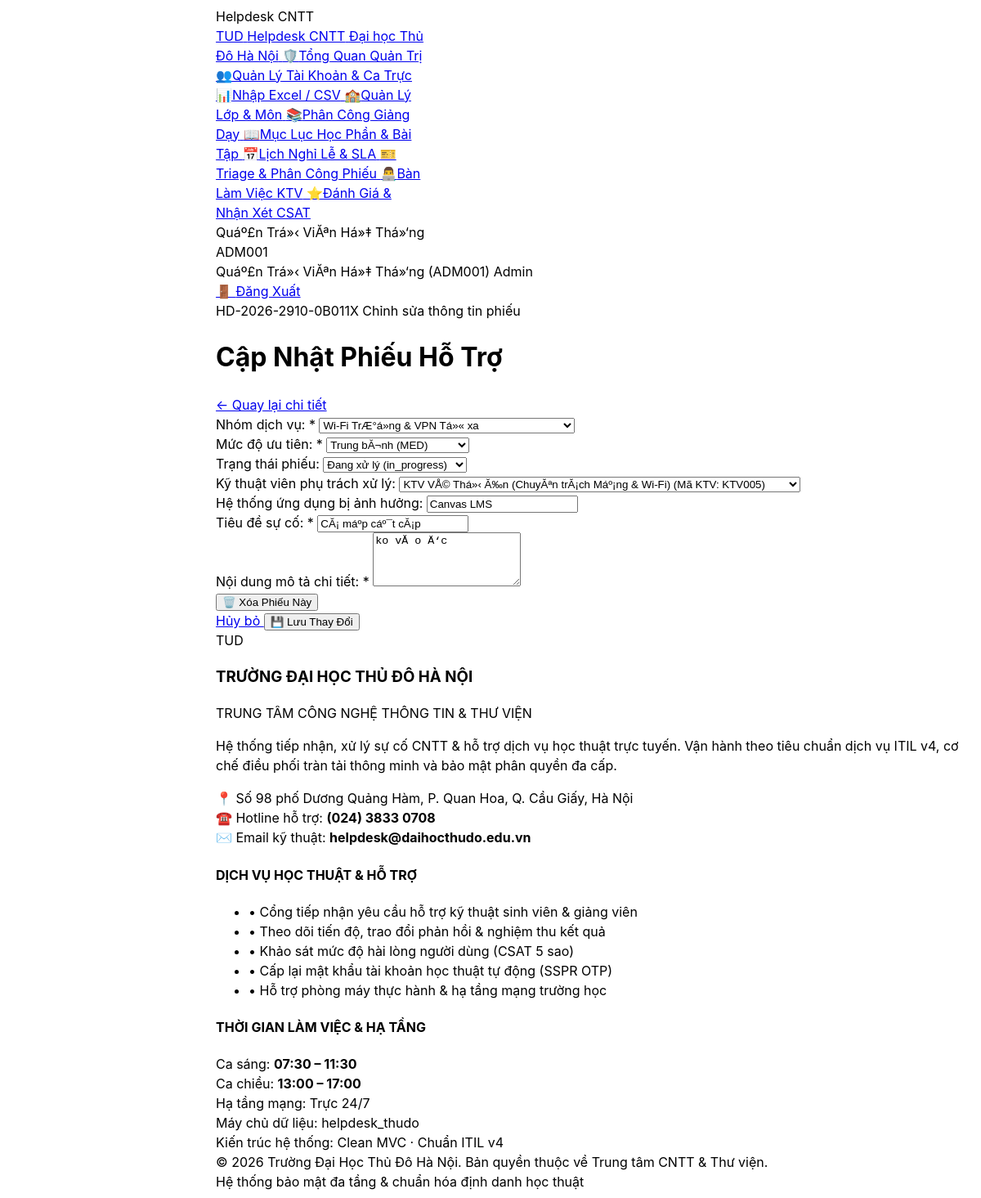
The page /tickets/edit.php?id=12 (signed in) on the database as committed earlier.
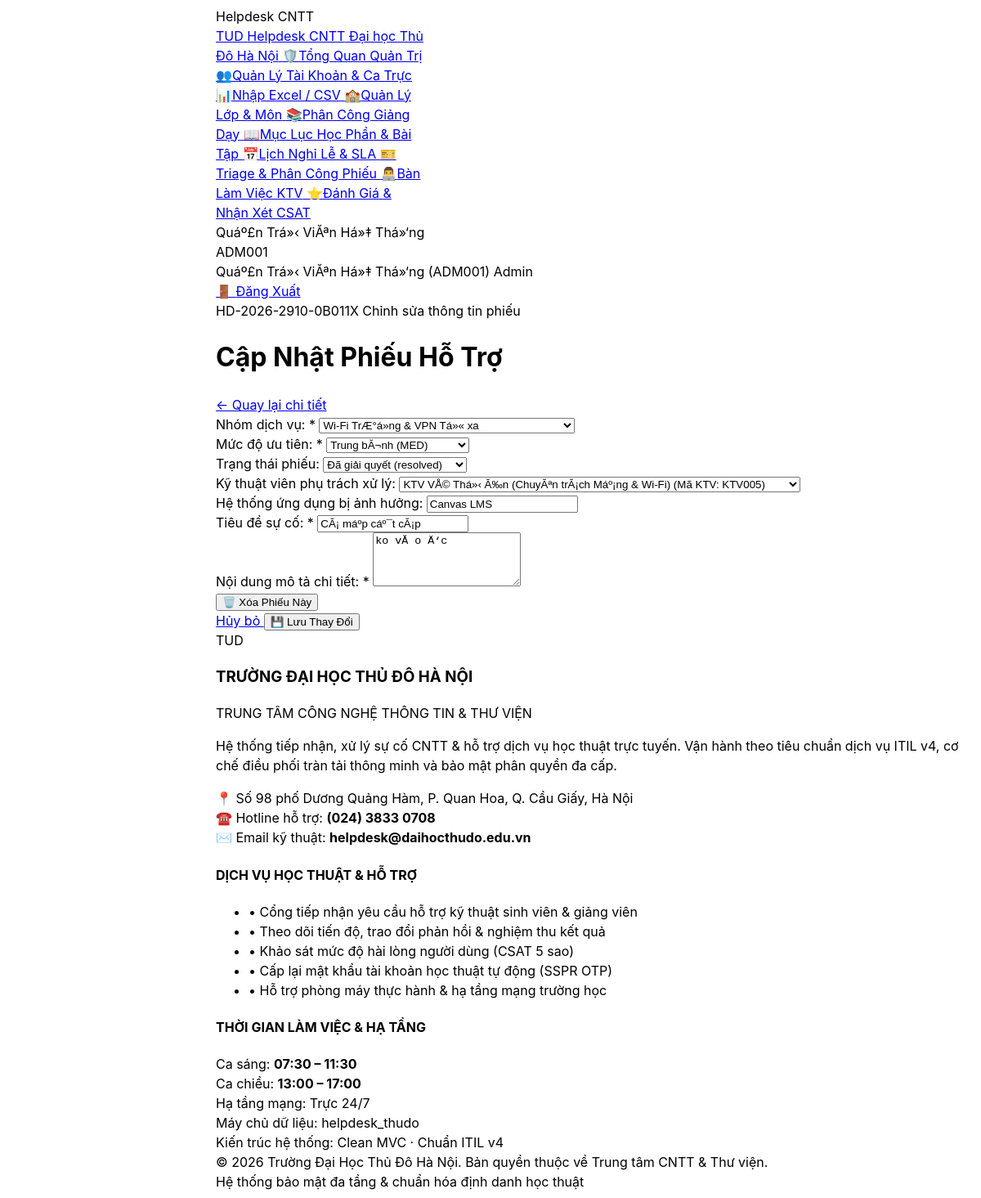
The same page on the database as committed later.
### tables this page shows
CREATE TABLE `tickets` (
  `id` int(10) unsigned NOT NULL AUTO_INCREMENT,
  `requester_id` int(10) unsigned NOT NULL,
  `assigned_to` int(10) unsigned DEFAULT NULL,
  `category_id` int(10) unsigned NOT NULL,
  `priority_id` int(10) unsigned NOT NULL,
  `parent_ticket_id` int(10) unsigned DEFAULT NULL,
  `class_id` int(10) unsigned DEFAULT NULL,
  `course_id` int(10) unsigned DEFAULT NULL,
  `is_guest_ticket` tinyint(1) NOT NULL DEFAULT 0,
  `contact_email` varchar(190) DEFAULT NULL,
  `lookup_pin` varchar(10) DEFAULT NULL,
  `title` varchar(150) NOT NULL,
  `description` text NOT NULL,
  `system_affected` varchar(50) NOT NULL,
  `attachment_path` text DEFAULT NULL,
  `status` enum('new','in_progress','waiting_requester','resolved','closed') NOT NULL DEFAULT 'new',
  `closed_reason` enum('completed','auto_closed','duplicate','cancelled') DEFAULT NULL,
  `created_at` datetime NOT NULL DEFAULT current_timestamp(),
  `sla_started_at` datetime NOT NULL DEFAULT current_timestamp(),
  `triage_due_at` datetime NOT NULL,
  `due_at` datetime NOT NULL,
  `first_response_at` datetime DEFAULT NULL,
  `resolved_at` datetime DEFAULT NULL,
  `closed_at` datetime DEFAULT NULL,
  `reopen_count` tinyint(3) unsigned NOT NULL DEFAULT 0,
  `ticket_code` varchar(30) NOT NULL,
  `is_assigned_transfer` tinyint(1) NOT NULL DEFAULT 0,
  `is_spam` tinyint(1) NOT NULL DEFAULT 0,
  `spam_reason` varchar(255) DEFAULT NULL,
  PRIMARY KEY (`id`),
  UNIQUE KEY `ticket_code` (`ticket_code`),
  KEY `fk_tickets_category` (`category_id`),
  KEY `fk_tickets_priority` (`priority_id`),
  KEY `fk_tickets_parent` (`parent_ticket_id`),
  KEY `fk_tickets_course` (`course_id`),
  KEY `idx_admin_queue` (`status`,`triage_due_at`,`due_at`),
  KEY `idx_agent_work` (`assigned_to`,`status`,`due_at`),
  KEY `idx_user_history` (`requester_id`,`created_at`),
  KEY `idx_guest_lookup` (`ticket_code`,`lookup_pin`),
  KEY `idx_ticket_academic` (`class_id`,`course_id`),
  CONSTRAINT `fk_tickets_assigned_to` FOREIGN KEY (`assigned_to`) REFERENCES `users` (`id`) ON DELETE SET NULL,
  CONSTRAINT `fk_tickets_category` FOREIGN KEY (`category_id`) REFERENCES `categories` (`id`),
  CONSTRAINT `fk_tickets_class` FOREIGN KEY (`class_id`) REFERENCES `classes` (`id`) ON DELETE SET NULL,
  CONSTRAINT `fk_tickets_course` FOREIGN KEY (`course_id`) REFERENCES `courses` (`id`) ON DELETE SET NULL,
  CONSTRAINT `fk_tickets_parent` FOREIGN KEY (`parent_ticket_id`) REFERENCES `tickets` (`id`) ON DELETE SET NULL,
  CONSTRAINT `fk_tickets_priority` FOREIGN KEY (`priority_id`) REFERENCES `priorities` (`id`),
  CONSTRAINT `fk_tickets_requester` FOREIGN KEY (`requester_id`) REFERENCES `users` (`id`) ON DELETE CASCADE
);

CREATE TABLE `categories` (
  `id` int(10) unsigned NOT NULL AUTO_INCREMENT,
  `code` varchar(50) NOT NULL,
  `name` varchar(100) NOT NULL,
  `description` varchar(255) DEFAULT NULL,
  `default_priority_code` varchar(20) NOT NULL DEFAULT 'MED',
  `sla_hours` decimal(4,1) NOT NULL DEFAULT 4.0,
  `is_active` tinyint(1) NOT NULL DEFAULT 1,
  `created_at` datetime NOT NULL DEFAULT current_timestamp(),
  PRIMARY KEY (`id`),
  UNIQUE KEY `uq_categories_code` (`code`)
);

CREATE TABLE `priorities` (
  `id` int(10) unsigned NOT NULL AUTO_INCREMENT,
  `code` varchar(20) NOT NULL,
  `name` varchar(50) NOT NULL,
  `sla_factor` decimal(3,2) NOT NULL DEFAULT 1.00,
  `sort_order` tinyint(3) unsigned NOT NULL DEFAULT 1,
  PRIMARY KEY (`id`),
  UNIQUE KEY `uq_priorities_code` (`code`)
);

CREATE TABLE `users` (
  `id` int(10) unsigned NOT NULL AUTO_INCREMENT,
  `user_code` varchar(30) NOT NULL,
  `name` varchar(100) NOT NULL,
  `email` varchar(190) NOT NULL,
  `personal_email` varchar(190) DEFAULT NULL,
  `password_hash` varchar(255) NOT NULL,
  `role` enum('requester','agent','admin') NOT NULL DEFAULT 'requester',
  `user_type` enum('student','lecturer','staff') NOT NULL DEFAULT 'student',
  `department` varchar(100) DEFAULT NULL,
  `phone` varchar(20) DEFAULT NULL,
  `class_id` int(10) unsigned DEFAULT NULL,
  `cohort` varchar(20) DEFAULT 'D24',
  `academic_status` enum('studying','graduated','expelled','suspended') NOT NULL DEFAULT 'studying',
  `specialty_category_id` int(10) unsigned DEFAULT NULL,
  `max_capacity` tinyint(3) unsigned NOT NULL DEFAULT 5,
  `active_tickets_count` tinyint(3) unsigned NOT NULL DEFAULT 0,
  `is_on_duty` tinyint(1) NOT NULL DEFAULT 1,
  `failed_attempts` tinyint(3) unsigned NOT NULL DEFAULT 0,
  `locked_until` datetime DEFAULT NULL,
  `is_active` tinyint(1) NOT NULL DEFAULT 1,
  `lock_reason` enum('none','brute_force','violation','expelled','tuition_debt','graduated') NOT NULL DEFAULT 'none',
  `is_first_login` tinyint(1) NOT NULL DEFAULT 1,
  `created_at` datetime NOT NULL DEFAULT current_timestamp(),
  `updated_at` datetime NOT NULL DEFAULT current_timestamp() ON UPDATE current_timestamp(),
  `avatar_path` varchar(255) DEFAULT NULL,
  PRIMARY KEY (`id`),
  UNIQUE KEY `uq_users_user_code` (`user_code`),
  UNIQUE KEY `uq_users_email` (`email`),
  KEY `fk_users_class` (`class_id`),
  KEY `fk_users_specialty_category` (`specialty_category_id`),
  KEY `idx_agent_dispatch` (`role`,`is_active`,`is_on_duty`,`specialty_category_id`,`active_tickets_count`),
  KEY `idx_user_lookup` (`user_code`,`user_type`,`academic_status`),
  KEY `idx_cohort_filter` (`cohort`,`academic_status`),
  CONSTRAINT `fk_users_class` FOREIGN KEY (`class_id`) REFERENCES `classes` (`id`) ON DELETE SET NULL,
  CONSTRAINT `fk_users_specialty_category` FOREIGN KEY (`specialty_category_id`) REFERENCES `categories` (`id`) ON DELETE SET NULL
);

### config/database.php (called while the page is built, shortened)
<?php
if (!function_exists('db')) {
    function db(): PDO {
        static $pdo = null;
        if ($pdo !== null) {
            return $pdo;
        }
        if (class_exists('App\Core\Database')) {
            $pdo = \App\Core\Database::getConnection();
            return $pdo;
        }
        return $pdo;
    }
}
return [
    'driver'    => 'mysql',
    'host'      => '127.0.0.1',
    'port'      => 3306,
    'database'  => 'helpdesk_thudo',
    'username'  => 'root',
    'password'  => '',
    'charset'   => 'utf8mb4',
    'collation' => 'utf8mb4_unicode_ci',
    'options'   => [
        PDO::ATTR_ERRMODE            => PDO::ERRMODE_EXCEPTION,
        PDO::ATTR_DEFAULT_FETCH_MODE => PDO::FETCH_ASSOC,
        PDO::ATTR_EMULATE_PREPARES   => false,
    ],
];

### app/Repositories/TicketRepository.php (called while the page is built, shortened)
<?php
require_once __DIR__ . '/../../config/database.php';
class TicketRepository {
    public static function findById(int $id): ?array {
        $sql = "SELECT t.*,
                       u_req.name AS requester_name, u_req.user_code AS requester_code, u_req.email AS requester_email,
                       u_agent.name AS agent_name, u_agent.user_code AS agent_code,
                       c.name AS category_name, c.code AS category_code,
                       p.name AS priority_name, p.code AS priority_code,
                       COALESCE(cl.class_code, u_cl.class_code, u_req.cohort, 'D24-CNTT1') AS class_code,
                       COALESCE(cl.name, u_cl.name, 'Đại học CNTT K24') AS class_name,
                       co.course_code, co.name AS course_name
                FROM tickets t
                INNER JOIN users u_req ON t.requester_id = u_req.id
                LEFT JOIN users u_agent ON t.assigned_to = u_agent.id
                INNER JOIN categories c ON t.category_id = c.id
                INNER JOIN priorities p ON t.priority_id = p.id
                LEFT JOIN classes cl ON t.class_id = cl.id
                LEFT JOIN classes u_cl ON u_req.class_id = u_cl.id
                LEFT JOIN courses co ON t.course_id = co.id
                WHERE t.id = :id";
        $stmt = db()->prepare($sql);
        $stmt->execute(['id' => $id]);
        $row = $stmt->fetch();
        return $row ?: null;
    }
    public static function getCategories(): array {
        return db()->query("SELECT * FROM categories WHERE is_active = 1 ORDER BY id ASC")->fetchAll();
    }
    public static function getPriorities(): array {
        return db()->query("SELECT * FROM priorities ORDER BY sort_order ASC")->fetchAll();
    }
    public static function getUsers(string $role = ''): array {
        if (!empty($role)) {
            $stmt = db()->prepare("SELECT id, user_code, name, role, user_type FROM users WHERE role = :role AND is_active = 1 ORDER BY id ASC");
            $stmt->execute(['role' => $role]);
            return $stmt->fetchAll();
        }
        return db()->query("SELECT id, user_code, name, role, user_type FROM users WHERE is_active = 1 ORDER BY id ASC")->fetchAll();
    }
}

### tickets/edit.php (the view, shortened to what the changed rows need)
<?php
require_once __DIR__ . '/../app/Repositories/TicketRepository.php';
$id = (int)($_GET['id'] ?? 0);
$ticket = TicketRepository::findById($id);
$categories = TicketRepository::getCategories();
$priorities = TicketRepository::getPriorities();
$agents     = TicketRepository::getUsers('agent');
?>
<!DOCTYPE html>
<html lang="vi">
<head>
    <script src="https://www.gstatic.com/antigravity/web/dev/tailwindcss.min.js"></script>
</head>
<body class="bg-slate-50 text-slate-800 font-sans antialiased min-h-screen flex flex-col justify-between">
<?php require_once __DIR__ . '/../includes/navbar.php'; ?>
<main class="flex-1 max-w-4xl mx-auto w-full px-4 sm:px-6 lg:px-8 py-6 space-y-6">
    <div class="bg-white border border-slate-200 rounded-3xl p-6 shadow-sm flex items-center justify-between">
        <div>
            <div class="flex items-center gap-2 mb-1">
                <span class="font-mono font-bold text-xs text-indigo-600 bg-indigo-50 px-2.5 py-1 rounded-lg border border-indigo-200">
                    <?php echo htmlspecialchars($ticket['ticket_code']); ?>
                </span>
                <span class="text-xs font-semibold text-slate-500">Chỉnh sửa thông tin phiếu</span>
            </div>
            <h1 class="text-xl md:text-2xl font-black text-slate-900">Cập Nhật Phiếu Hỗ Trợ</h1>
        </div>
    </div>
    <div class="bg-white border border-slate-200 rounded-3xl p-6 md:p-8 shadow-sm">
        <form method="POST" action="edit.php?id=<?php echo $ticket['id']; ?>" class="space-y-4 text-xs">
            <div class="grid grid-cols-1 md:grid-cols-3 gap-4">
                <div>
                    <label class="block font-bold text-slate-700 mb-1">Nhóm dịch vụ: <span class="text-rose-500">*</span></label>
                    <select name="category_id" class="w-full px-3.5 py-2.5 bg-slate-50 border border-slate-300 rounded-xl focus:outline-none focus:ring-2 focus:ring-indigo-500 font-semibold text-slate-800">
                        <?php foreach ($categories as $cat): ?>
                            <option value="<?php echo $cat['id']; ?>" <?php echo (int)$ticket['category_id'] === (int)$cat['id'] ? 'selected' : ''; ?>>
                                <?php echo htmlspecialchars($cat['name']); ?>
                            </option>
                        <?php endforeach; ?>
                    </select>
                </div>
                <div>
                    <label class="block font-bold text-slate-700 mb-1">Mức độ ưu tiên: <span class="text-rose-500">*</span></label>
                    <select name="priority_id" class="w-full px-3.5 py-2.5 bg-slate-50 border border-slate-300 rounded-xl focus:outline-none focus:ring-2 focus:ring-indigo-500 font-semibold text-slate-800">
                        <?php foreach ($priorities as $p): ?>
                            <option value="<?php echo $p['id']; ?>" <?php echo (int)$ticket['priority_id'] === (int)$p['id'] ? 'selected' : ''; ?>>
                                <?php echo htmlspecialchars($p['name']); ?> (<?php echo htmlspecialchars($p['code']); ?>)
                            </option>
                        <?php endforeach; ?>
                    </select>
                </div>
                <div>
                    <label class="block font-bold text-slate-700 mb-1">Trạng thái phiếu:</label>
                    <select name="status" class="w-full px-3.5 py-2.5 bg-slate-50 border border-slate-300 rounded-xl font-bold text-indigo-700 focus:outline-none focus:ring-2 focus:ring-indigo-500">
                        <option value="in_progress" <?php echo $ticket['status'] === 'in_progress' ? 'selected' : ''; ?>>Đang xử lý (in_progress)</option>
                        <option value="resolved" <?php echo $ticket['status'] === 'resolved' ? 'selected' : ''; ?>>Đã giải quyết (resolved)</option>
                    </select>
                </div>
            </div>
            <div>
                <label class="block font-bold text-slate-700 mb-1">Kỹ thuật viên phụ trách xử lý:</label>
                <select name="assigned_to" class="w-full px-3.5 py-2.5 bg-slate-50 border border-slate-300 rounded-xl focus:outline-none focus:ring-2 focus:ring-indigo-500 font-semibold text-slate-800">
                    <?php foreach ($agents as $ag): ?>
                        <option value="<?php echo $ag['id']; ?>" <?php echo (int)$ticket['assigned_to'] === (int)$ag['id'] ? 'selected' : ''; ?>>
                            <?php echo htmlspecialchars($ag['name']); ?> (Mã KTV: <?php echo htmlspecialchars($ag['user_code']); ?>)
                        </option>
                    <?php endforeach; ?>
                </select>
            </div>
            <div>
                <label class="block font-bold text-slate-700 mb-1">Hệ thống ứng dụng bị ảnh hưởng:</label>
                <input type="text" name="system_affected" value="<?php echo htmlspecialchars($ticket['system_affected']); ?>"
                       class="w-full px-3.5 py-2.5 bg-slate-50 border border-slate-300 rounded-xl focus:outline-none focus:ring-2 focus:ring-indigo-500 font-semibold text-slate-800" />
            </div>
            <div>
                <label class="block font-bold text-slate-700 mb-1">Tiêu đề sự cố: <span class="text-rose-500">*</span></label>
                <input type="text" name="title" value="<?php echo htmlspecialchars($ticket['title']); ?>"
                       class="w-full px-3.5 py-2.5 bg-slate-50 border border-slate-300 rounded-xl focus:outline-none focus:ring-2 focus:ring-indigo-500 font-semibold text-slate-800" />
            </div>
            <div>
                <label class="block font-bold text-slate-700 mb-1">Nội dung mô tả chi tiết: <span class="text-rose-500">*</span></label>
                <textarea name="description" rows="4"
                          class="w-full px-3.5 py-2.5 bg-slate-50 border border-slate-300 rounded-xl focus:outline-none focus:ring-2 focus:ring-indigo-500 text-slate-800 leading-relaxed"><?php echo htmlspecialchars($ticket['description']); ?></textarea>
            </div>
        </form>
    </div>
</main>
</body>
</html>

Rows that differ between the two databases and show on the page:
changed tickets "Canvas LMS": status "Đang xử lý (in_progress)" → "Đã giải quyết (resolved)"
